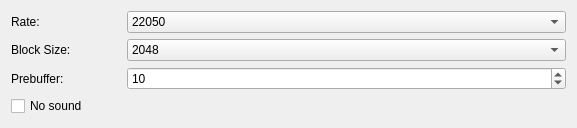
         <widget class="QWidget" name="pageMixer">
          <property name="geometry">
           <rect>
            <x>0</x>
            <y>0</y>
            <width>573</width>
            <height>128</height>
           </rect>
          </property>
          <attribute name="label">
           <string>Mixer</string>
          </attribute>
          <layout class="QGridLayout" name="gridLayout_10">
           <item row="0" column="0">
            <layout class="QVBoxLayout" name="vlMixerPageSettings">
             <item>
              <layout class="QHBoxLayout" name="hlMixerPageRate">
               <item>
                <widget class="QLabel" name="labelMixerRate">
                 <property name="minimumSize">
                  <size>
                   <width>110</width>
                   <height>0</height>
                  </size>
                 </property>
                 <property name="maximumSize">
                  <size>
                   <width>110</width>
                   <height>16777215</height>
                  </size>
                 </property>
                 <property name="text">
                  <string>Rate:</string>
                 </property>
                 <property name="buddy">
                  <cstring>comboBoxMixerRate</cstring>
                 </property>
                </widget>
               </item>
               <item>
                <widget class="QComboBox" name="comboBoxMixerRate">
                 <property name="currentIndex">
                  <number>1</number>
                 </property>
                 <item>
                  <property name="text">
                   <string>11050</string>
                  </property>
                 </item>
                 <item>
                  <property name="text">
                   <string>22050</string>
                  </property>
                 </item>
                 <item>
                  <property name="text">
                   <string>44100</string>
                  </property>
                 </item>
                </widget>
               </item>
              </layout>
             </item>
             <item>
              <layout class="QHBoxLayout" name="hlBMixerPageBlockSize">
               <item>
                <widget class="QLabel" name="labelMixerBlockSize">
                 <property name="minimumSize">
                  <size>
                   <width>110</width>
                   <height>0</height>
                  </size>
                 </property>
                 <property name="maximumSize">
                  <size>
                   <width>110</width>
                   <height>16777215</height>
                  </size>
                 </property>
                 <property name="text">
                  <string>Block Size:</string>
                 </property>
                 <property name="buddy">
                  <cstring>comboBoxMixerBlockSize</cstring>
                 </property>
                </widget>
               </item>
               <item>
                <widget class="QComboBox" name="comboBoxMixerBlockSize">
                 <property name="currentIndex">
                  <number>1</number>
                 </property>
                 <item>
                  <property name="text">
                   <string>1024</string>
                  </property>
                 </item>
                 <item>
                  <property name="text">
                   <string>2048</string>
                  </property>
                 </item>
                 <item>
                  <property name="text">
                   <string>4096</string>
                  </property>
                 </item>
                </widget>
               </item>
              </layout>
             </item>
             <item>
              <layout class="QHBoxLayout" name="hlMixerPagePrebuffer">
               <item>
                <widget class="QLabel" name="labelMixerPreBuffer">
                 <property name="minimumSize">
                  <size>
                   <width>110</width>
                   <height>0</height>
                  </size>
                 </property>
                 <property name="maximumSize">
                  <size>
                   <width>110</width>
                   <height>16777215</height>
                  </size>
                 </property>
                 <property name="text">
                  <string>Prebuffer:</string>
                 </property>
                 <property name="buddy">
                  <cstring>spinnBoxPrebuffer</cstring>
                 </property>
                </widget>
               </item>
               <item>
                <widget class="QSpinBox" name="spinnBoxPrebuffer">
                 <property name="maximum">
                  <number>999</number>
                 </property>
                 <property name="value">
                  <number>10</number>
                 </property>
                </widget>
               </item>
              </layout>
             </item>
             <item>
              <widget class="QCheckBox" name="checkBoxMixerNoSound">
               <property name="text">
                <string>No sound</string>
               </property>
              </widget>
             </item>
            </layout>
           </item>
           <item row="1" column="0">
            <spacer name="vsMixerPage">
             <property name="orientation">
              <enum>Qt::Vertical</enum>
             </property>
             <property name="sizeHint" stdset="0">
              <size>
               <width>555</width>
               <height>93</height>
              </size>
             </property>
            </spacer>
           </item>
          </layout>
         </widget>
